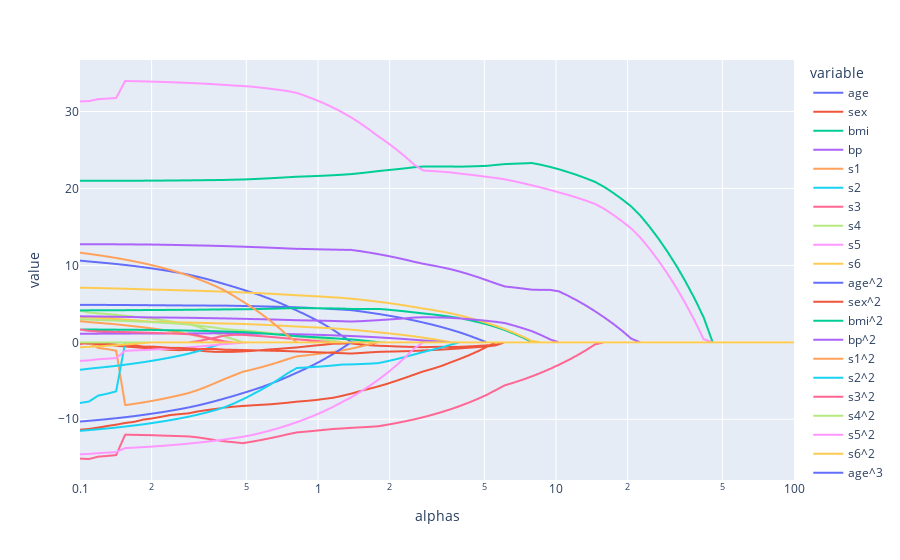

Notebook code for this chart:
### Markdown cell above
## Coefficients

### Code cell
coefs = []
for a in alphas:
    ridge = Lasso(alpha=a, max_iter=5000)
    ridge.fit(original_X_3, original_y)
    coefs.append(ridge.coef_)

features = original_X_3.columns

df_coefs = pd.DataFrame(coefs, columns=features)
df_coefs['alphas'] = alphas
fig = px.line(df_coefs, x='alphas', y=features)
fig.update_xaxes(type='log').show()
